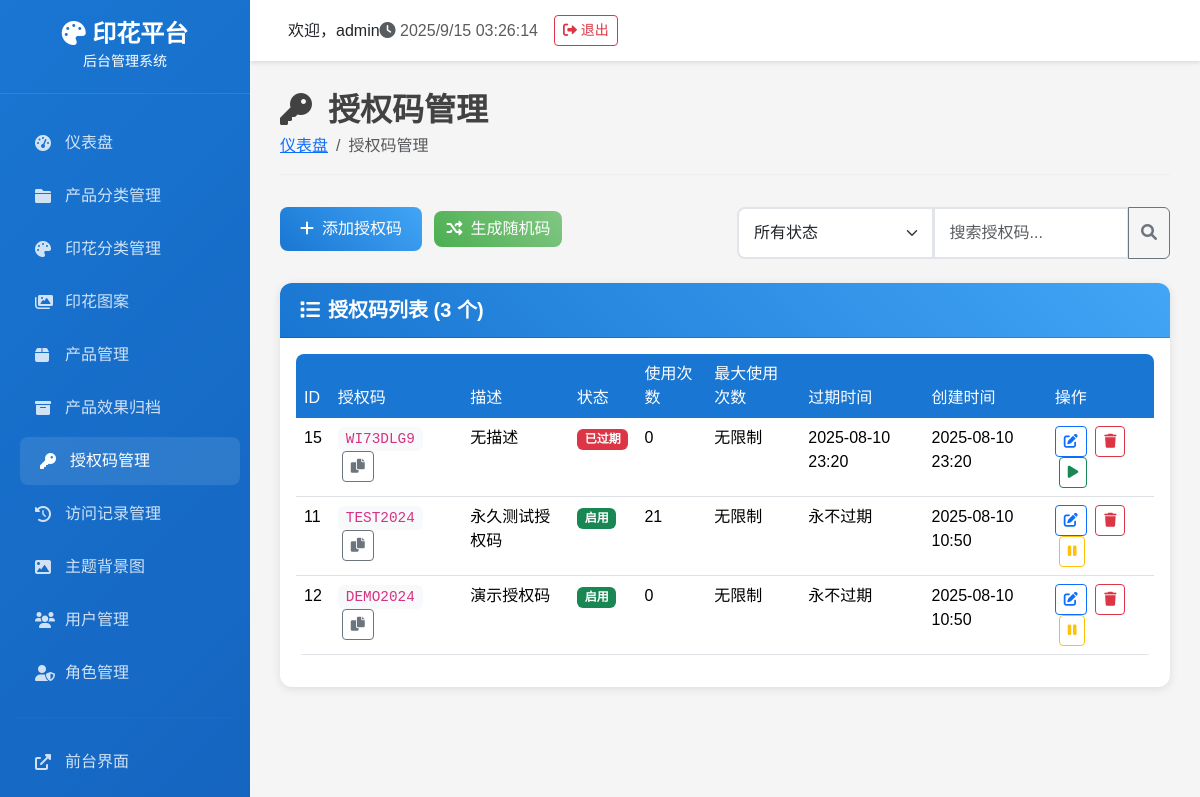
The page /admin/access-codes/ (signed in) on the database as committed earlier.
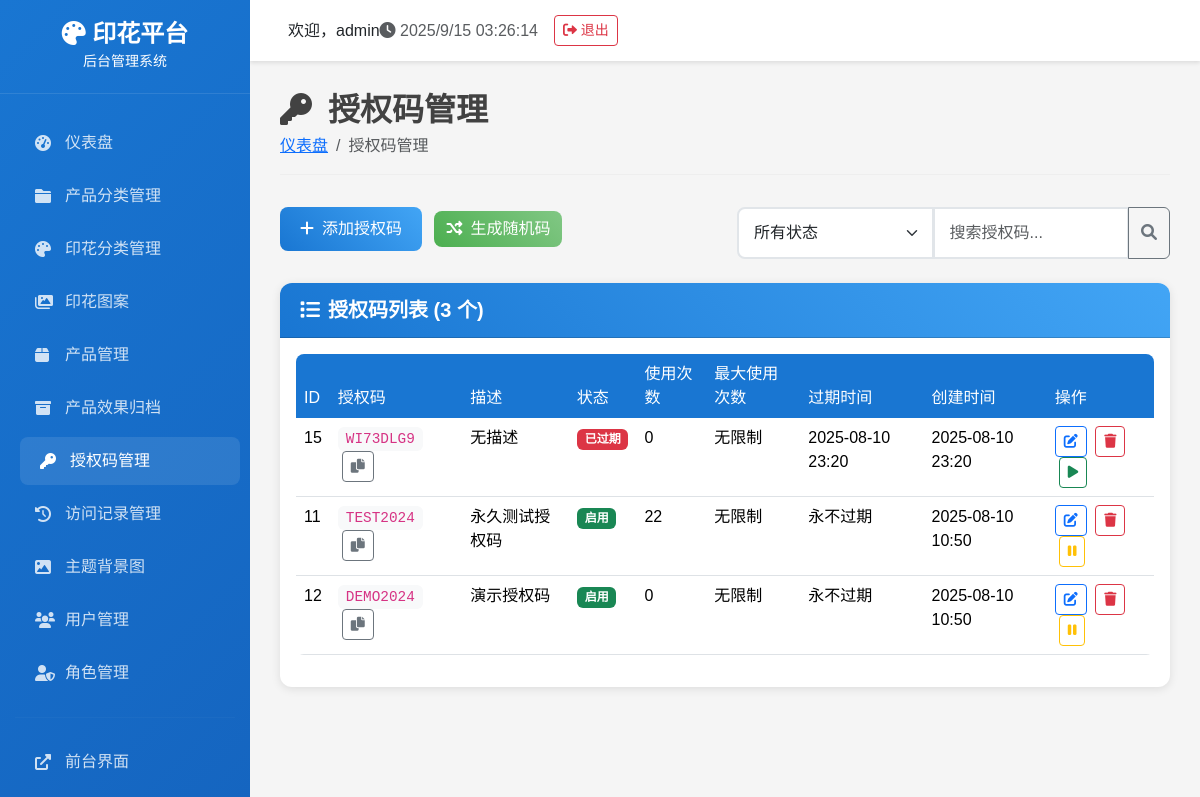
The same page on the database as committed later.
### tables this page shows
CREATE TABLE access_codes (
            id INTEGER PRIMARY KEY AUTOINCREMENT,
            code TEXT NOT NULL UNIQUE,
            description TEXT,
            start_date DATETIME,
            end_date DATETIME,
            is_active BOOLEAN DEFAULT 1,
            created_time DATETIME DEFAULT CURRENT_TIMESTAMP,
            usage_count INTEGER DEFAULT 0
        , expires_at DATETIME, max_uses INTEGER, used_count INTEGER DEFAULT 0);

### routes/admin/admin_access_codes_route.py (the view)
    def decorated_function(*args, **kwargs):
        from flask import session
        if 'admin_user_id' not in session:
            return redirect(url_for('login'))
        return f(*args, **kwargs)

### admin_app.py (called while the page is built)
@app.context_processor
def inject_permissions():
    return {
        'has_menu_permission': PermissionManager.has_menu_permission,
        'has_action_permission': PermissionManager.has_action_permission,
        'get_user_permissions': PermissionManager.get_user_permissions
    }

### backend/database.py (called while the page is built)
def get_db_connection():
    conn = sqlite3.connect(DATABASE_PATH)
    conn.row_factory = sqlite3.Row
    return conn

    @staticmethod
    def execute_query(query: str, params: tuple = ()) -> List[Dict[str, Any]]:
        conn = get_db_connection()
        cursor = conn.cursor()
        cursor.execute(query, params)
        results = [dict(row) for row in cursor.fetchall()]
        conn.close()
        return results

### backend/permissions.py (called while the page is built)
    @staticmethod
    def has_menu_permission(menu_name):
        permissions = PermissionManager.get_user_permissions()
        return permissions.get('menus', {}).get(menu_name, False)

### routes/admin/admin_access_codes_route.py (called while the page is built)
def login_required(f):
    def decorated_function(*args, **kwargs):
        from flask import session
        if 'admin_user_id' not in session:
            return redirect(url_for('login'))
        return f(*args, **kwargs)
    decorated_function.__name__ = f.__name__
    return decorated_function

### templates/admin/access_codes.html (shortened to what this page needs)
{% extends "admin/base.html" %}
{% block content %}
<div class="page-header">
    <h1><i class="fas fa-key me-3"></i>授权码管理</h1>
    <nav aria-label="breadcrumb">
        <ol class="breadcrumb">
            <li class="breadcrumb-item"><a href="{{ url_for('index') }}">仪表盘</a></li>
            <li class="breadcrumb-item active">授权码管理</li>
        </ol>
    </nav>
</div>
<div class="row mb-4">
    <div class="col-md-6">
        <button type="button" class="btn btn-primary" data-bs-toggle="modal" data-bs-target="#addCodeModal">
            <i class="fas fa-plus me-2"></i>添加授权码
        </button>
        <button type="button" class="btn btn-success ms-2" onclick="generateRandomCode()">
            <i class="fas fa-random me-2"></i>生成随机码
        </button>
    </div>
    <div class="col-md-6">
        <div class="input-group">
            <select class="form-select" id="statusFilter">
                <option value="">所有状态</option>
            </select>
            <input type="text" class="form-control" id="searchInput" placeholder="搜索授权码...">
            <button class="btn btn-outline-secondary" type="button">
                <i class="fas fa-search"></i>
            </button>
        </div>
    </div>
</div>
<div class="card">
    <div class="card-header">
        <h5><i class="fas fa-list me-2"></i>授权码列表 ({{ access_codes|length }} 个)</h5>
    </div>
    <div class="card-body">
        {% if access_codes %}
        <div class="table-responsive">
            <table class="table table-hover">
                <thead>
                    <tr>
                        <th>ID</th>
                        <th>授权码</th>
                        <th>描述</th>
                        <th>状态</th>
                        <th>使用次数</th>
                        <th>最大使用次数</th>
                        <th>过期时间</th>
                        <th>创建时间</th>
                        <th>操作</th>
                    </tr>
                </thead>
                <tbody id="codesTable">
                    {% for code in access_codes %}
                    <tr class="code-item" data-code="{{ code.code|lower }}" data-status="{{ code.status }}">
                        <td>{{ code.id }}</td>
                        <td>
                            <code class="bg-light px-2 py-1 rounded">{{ code.code }}</code>
                            <button class="btn btn-sm btn-outline-secondary ms-1" onclick="copyToClipboard('{{ code.code }}')">
                                <i class="fas fa-copy"></i>
                            </button>
                        </td>
                        <td>{{ code.description or '无描述' }}</td>
                        <td>
                            {% if code.status == 'active' %}
                                <span class="badge bg-success">启用</span>
                            {% elif code.status == 'inactive' %}
                                <span class="badge bg-secondary">禁用</span>
                            {% elif code.status == 'expired' %}
                                <span class="badge bg-danger">已过期</span>
                            {% endif %}
                        </td>
                        <td>{{ code.used_count or 0 }}</td>
                        <td>{{ code.max_uses or '无限制' }}</td>
                        <td>
                            {% if code.expires_at %}
                                {{ code.expires_at.strftime('%Y-%m-%d %H:%M') }}
                            {% else %}
                                永不过期
                            {% endif %}
                        </td>
                        <td>
                            {% if code.created_time %}
                                {% if code.created_time is string %}
                                    {{ code.created_time[:16] }}
                                {% else %}
                                    {{ code.created_time.strftime('%Y-%m-%d %H:%M') }}
                                {% endif %}
                            {% else %}
                                未知
                            {% endif %}
                        </td>
                        <td>
                            <button class="btn btn-sm btn-outline-primary" onclick="editCode({{ code.id }})">
                                <i class="fas fa-edit"></i>
                            </button>
                            <button class="btn btn-sm btn-outline-danger ms-1" onclick="deleteCode({{ code.id }})">
                                <i class="fas fa-trash"></i>
                            </button>
                            {% if code.status == 'active' %}
                            <button class="btn btn-sm btn-outline-warning ms-1" onclick="toggleCodeStatus({{ code.id }}, 'inactive')">
                                <i class="fas fa-pause"></i>
                            </button>
                            {% else %}
                            <button class="btn btn-sm btn-outline-success ms-1" onclick="toggleCodeStatus({{ code.id }}, 'active')">
                                <i class="fas fa-play"></i>
                            </button>
                            {% endif %}
                        </td>
                    </tr>
                    {% endfor %}
                </tbody>
            </table>
        </div>
        {% else %}
        <div class="text-center py-5">
            <i class="fas fa-key fa-3x text-muted mb-3"></i>
            <h5 class="text-muted">暂无授权码</h5>
            <p class="text-muted">点击上方"添加授权码"按钮开始创建授权码</p>
        </div>
        {% endif %}
    </div>
</div>
{% endblock %}

### templates/admin/base.html (shortened to what this page needs)
<!DOCTYPE html>
<html lang="zh-CN">
<head>
    <link href="https://cdn.staticfile.net/bootstrap/5.3.2/css/bootstrap.min.css" rel="stylesheet">
    <link href="https://cdnjs.cloudflare.com/ajax/libs/font-awesome/6.0.0/css/all.min.css" rel="stylesheet">
</head>
<body>
    <div class="sidebar">
        <div class="logo">
            <h4><i class="fas fa-palette"></i> 印花平台</h4>
            <small>后台管理系统</small>
        </div>
        <nav class="nav-menu">
            <div class="nav-item">
                <a href="{{ url_for('index') }}" class="nav-link {% if request.endpoint == 'index' %}active{% endif %}">
                    <i class="fas fa-tachometer-alt"></i>
                    <span>仪表盘</span>
                </a>
            </div>
            {% if has_menu_permission('categories') %}
            <div class="nav-item">
                <a href="{{ url_for('admin_product_categories.product_categories') }}" class="nav-link {% if request.endpoint == 'admin_product_categories.product_categories' %}active{% endif %}">
                    <i class="fas fa-folder"></i>
                    产品分类管理
                </a>
            </div>
            {% endif %}
            {% if has_menu_permission('pattern_categories') %}
            <div class="nav-item">
                <a href="{{ url_for('admin_pattern_categories.pattern_categories') }}" class="nav-link {% if request.endpoint == 'admin_pattern_categories.pattern_categories' %}active{% endif %}">
                    <i class="fas fa-palette"></i>
                    印花分类管理
                </a>
            </div>
            {% endif %}
            {% if has_menu_permission('patterns') %}
            <div class="nav-item">
                <a href="{{ url_for('admin_patterns.patterns') }}" class="nav-link {% if request.endpoint == 'admin_patterns.patterns' %}active{% endif %}">
                    <i class="fas fa-images"></i>
                    印花图案
                </a>
            </div>
            {% endif %}
            {% if has_menu_permission('products') %}
            <div class="nav-item">
                <a href="{{ url_for('admin_products.products') }}" class="nav-link {% if request.endpoint == 'admin_products.products' %}active{% endif %}">
                    <i class="fas fa-box"></i>
                    产品管理
                </a>
            </div>
            {% endif %}
            {% if has_menu_permission('product_archives') %}
            <div class="nav-item">
                <a href="{{ url_for('admin_product_archives.product_archives') }}" class="nav-link {% if request.endpoint == 'admin_product_archives.product_archives' %}active{% endif %}">
                    <i class="fas fa-archive"></i>
                    产品效果归档
                </a>
            </div>
            {% endif %}
            {% if has_menu_permission('access_codes') %}
            <div class="nav-item">
                <a href="{{ url_for('admin_access_codes.access_codes') }}" class="nav-link {% if request.endpoint == 'admin_access_codes.access_codes' %}active{% endif %}">
                    <i class="fas fa-key"></i>
                    <span>授权码管理</span>
                </a>
            </div>
            {% endif %}
            {% if has_menu_permission('access_logs') %}
            <div class="nav-item">
                <a href="{{ url_for('admin_access_logs.access_logs') }}" class="nav-link {% if request.endpoint == 'admin_access_logs.access_logs' %}active{% endif %}">
                    <i class="fas fa-history"></i>
                    访问记录管理
                </a>
            </div>
            {% endif %}
            {% if has_menu_permission('theme_backgrounds') %}
            <div class="nav-item">
                <a href="{{ url_for('admin_theme_backgrounds.theme_backgrounds') }}" class="nav-link {% if request.endpoint == 'admin_theme_backgrounds.theme_backgrounds' %}active{% endif %}">
                    <i class="fas fa-image"></i>
                    <span>主题背景图</span>
                </a>
            </div>
            {% endif %}
            {% if has_menu_permission('users') %}
            <div class="nav-item">
                <a href="{{ url_for('admin_users.users') }}" class="nav-link {% if request.endpoint == 'admin_users.users' %}active{% endif %}">
                    <i class="fas fa-users"></i>
                    用户管理
                </a>
            </div>
            {% endif %}
            {% if has_menu_permission('roles') %}
            <div class="nav-item">
                <a href="{{ url_for('admin_roles.roles_list') }}" class="nav-link {% if request.endpoint == 'admin_roles.roles_list' %}active{% endif %}">
                    <i class="fas fa-user-shield"></i>
                    角色管理
                </a>
            </div>
            {% endif %}
            <hr style="border-color: rgba(255,255,255,0.1); margin: 20px 15px;">
            <div class="nav-item">
                <a href="http://localhost:5000" class="nav-link" target="_blank">
                    <i class="fas fa-external-link-alt"></i>
                    <span>前台界面</span>
                </a>
            </div>
            <div class="nav-item">
                <a href="{{ url_for('logout') }}" class="nav-link">
                </a>
            </div>
        </nav>
    </div>
    <div class="main-content">
        <div class="top-navbar">
            <div class="d-flex align-items-center">
                <span class="ms-2">欢迎，{{ session.admin_username or 'Admin' }}</span>
            </div>
            <div class="d-flex align-items-center">
                <span class="text-muted me-3">
                    <i class="fas fa-clock"></i>
                    <span id="current-time"></span>
                </span>
                <a href="{{ url_for('logout') }}" class="btn btn-outline-danger btn-sm">
                    <i class="fas fa-sign-out-alt"></i> 退出
                </a>
            </div>
        </div>
        <div class="content-area">
            {% block content %}{% endblock %}
        </div>
    </div>
</body>
</html>

### templates/admin/base.html (style rules this page uses)
:root { --primary-color: #1976d2; --secondary-color: #424242; --success-color: #4caf50; --warning-color: #ff9800; --danger-color: #f44336; --sidebar-width: 250px; }
body { font-family: 'Microsoft YaHei', Arial, sans-serif; background-color: #f5f5f5; }
.sidebar { position: fixed; top: 0; left: 0; height: 100vh; width: var(--sidebar-width); background: linear-gradient(135deg, var(--primary-color), #1565c0); color: white; z-index: 1000; overflow-y: auto; }
.sidebar .logo { padding: 20px; text-align: center; border-bottom: 1px solid rgba(255,255,255,0.1); }
.sidebar .logo h4 { margin: 0; font-weight: 600; }
.sidebar .nav-menu { padding: 20px 0; }
.sidebar .nav-item { margin: 5px 15px; }
.sidebar .nav-link { color: rgba(255,255,255,0.8); padding: 12px 20px; border-radius: 8px; text-decoration: none; display: flex; align-items: center; transition: all 0.3s ease; }
.sidebar .nav-link:hover, .sidebar .nav-link.active { background: rgba(255,255,255,0.1); color: white; transform: translateX(5px); }
.sidebar .nav-link i { width: 20px; margin-right: 10px; }
.main-content { margin-left: var(--sidebar-width); min-height: 100vh; }
.top-navbar { background: white; padding: 15px 30px; box-shadow: 0 2px 4px rgba(0,0,0,0.1); display: flex; justify-content: between; align-items: center; }
.content-area { padding: 30px; }
.page-header { margin-bottom: 30px; }
.page-header h1 { color: var(--secondary-color); font-size: 2rem; font-weight: 600; margin: 0; }
.page-header .breadcrumb { background: none; padding: 0; margin: 5px 0 0 0; }
.card { border: none; border-radius: 12px; box-shadow: 0 2px 10px rgba(0,0,0,0.1); margin-bottom: 20px; }
.card-header { background: linear-gradient(45deg, var(--primary-color), #42a5f5); color: white; border-radius: 12px 12px 0 0 !important; padding: 15px 20px; }
.card-header h5 { margin: 0; font-weight: 600; }
.btn-primary { background: linear-gradient(45deg, var(--primary-color), #42a5f5); border: none; border-radius: 8px; padding: 10px 20px; font-weight: 500; }
.btn-success { background: linear-gradient(45deg, var(--success-color), #81c784); border: none; border-radius: 8px; }
.table { border-radius: 8px; overflow: hidden; }
.table thead th { background: var(--primary-color); color: white; border: none; font-weight: 500; }
.form-control, .form-select { border-radius: 8px; border: 2px solid #e1e5e9; padding: 12px 15px; }

### templates/admin/access_codes.html (style rules this page uses)
.page-header { margin-bottom: 2rem; padding-bottom: 1rem; border-bottom: 1px solid #eee; }
.table th { background-color: #f8f9fa; border-top: none; font-weight: 600; }
.code-item { transition: all 0.2s ease; }
.badge { font-size: 0.75rem; }
code { font-family: 'Courier New', monospace; font-size: 0.9rem; }

Rows that differ between the two databases and show on the page:
changed access_codes "永久测试授权码": used_count "21" → "22"
